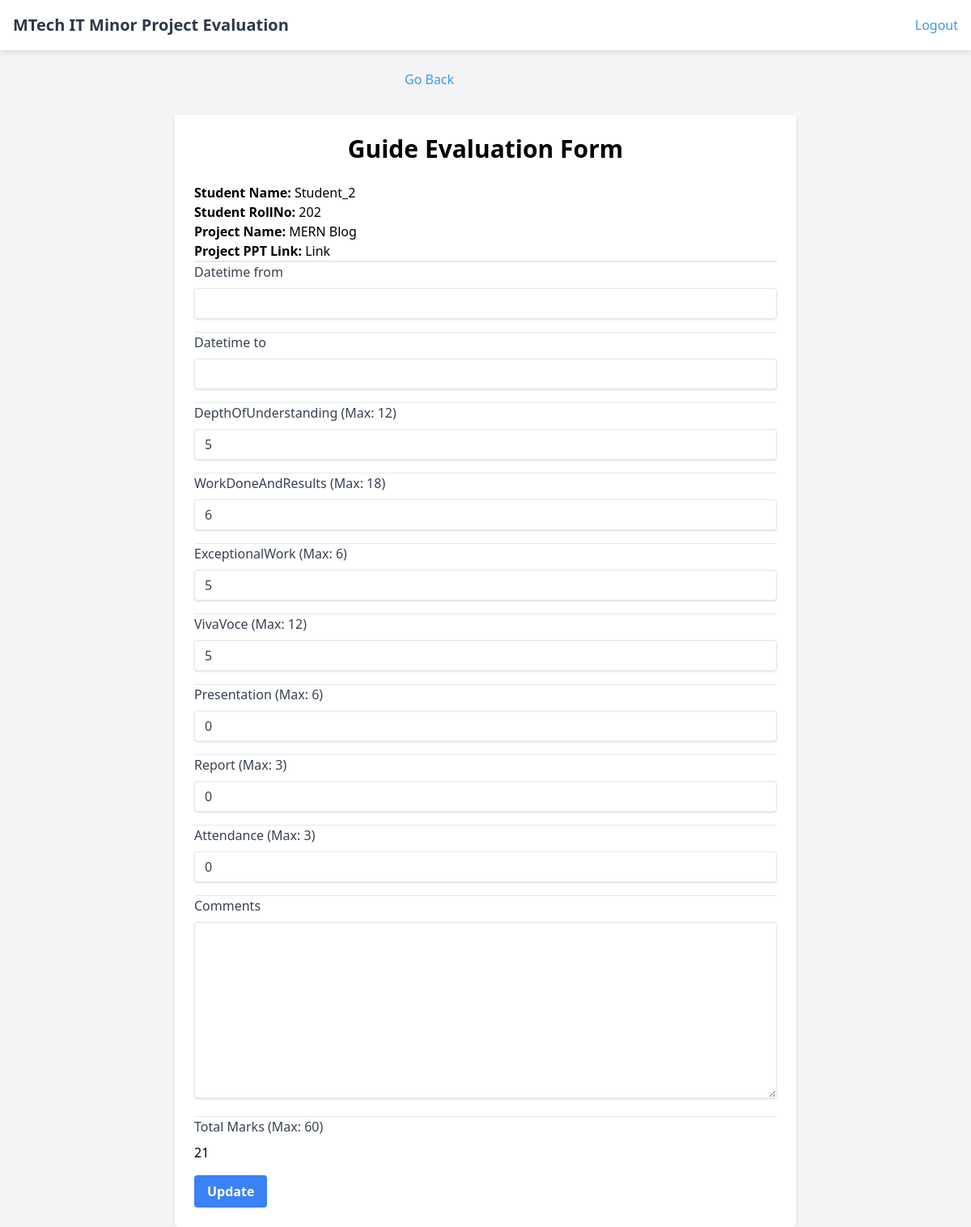
The page /evaluate/97616c01-ee50-497a-8425-62809f705235/ (signed in) on the database its author committed.
### mtechMinorEval/models.py (models this page shows, shortened)
class Project(models.Model):
    id = models.UUIDField(default=uuid.uuid4,unique=True,primary_key=True,editable=False)
    title=models.CharField(max_length=255)
    desc=models.TextField(null=True,blank=True)
    src_link=models.CharField(max_length=2000,null=True,blank=True)
    student = models.ForeignKey(Student, on_delete=models.CASCADE, related_name='projects')
    submitted_at = models.DateTimeField(auto_now_add=True)
    examiner = models.ForeignKey(Faculty, on_delete=models.SET_NULL, null=True, related_name='examiner_projects')
    guide = models.ForeignKey(Faculty, on_delete=models.SET_NULL, null=True, related_name='guide_projects')
    deadline=models.DateTimeField(null=True,blank=True)

class GuideEvaluation(models.Model):
    project = models.OneToOneField(Project, on_delete=models.CASCADE, related_name='guide_evaluation')
    guide = models.ForeignKey(Faculty, on_delete=models.CASCADE)
    datetime_from=models.DateTimeField(null=True,blank=True)
    datetime_to=models.DateTimeField(null=True,blank=True)
    depthOfUnderstanding = models.PositiveIntegerField(default=0, validators=[MinValueValidator(0), MaxValueValidator(12)])
    workDoneAndResults = models.PositiveIntegerField(default=0, validators=[MinValueValidator(0), MaxValueValidator(18)])
    exceptionalWork = models.PositiveIntegerField(default=0, validators=[MinValueValidator(0), MaxValueValidator(6)])
    vivaVoce = models.PositiveIntegerField(default=0, validators=[MinValueValidator(0), MaxValueValidator(12)])
    presentation = models.PositiveIntegerField(default=0, validators=[MinValueValidator(0), MaxValueValidator(6)])
    report = models.PositiveIntegerField(default=0, validators=[MinValueValidator(0), MaxValueValidator(3)])
    attendance = models.PositiveIntegerField(default=0, validators=[MinValueValidator(0), MaxValueValidator(3)])
    comments = models.TextField(blank=True, null=True)

### users/models.py (models this page shows)
class Student(models.Model):
    profile = models.OneToOneField(Profile, on_delete=models.CASCADE, limit_choices_to={'role': 'student'})
    name=models.CharField(max_length=255,null=True,blank=True)
    email=models.EmailField(max_length=200,unique=True,null=True,blank=True)
    rollno=models.CharField(max_length=200,null=True,blank=True)
    def __str__(self):
        return f"{self.name}"

### mtechMinorEval/views.py (the view)
# urls.py: path('evaluate/<str:pk>/',views.evaluate,name='evaluate'),
@login_required(login_url='login')
def evaluate(request, pk):
    project = Project.objects.get(id=pk)
    user = request.user
    userEmail = user.email
    userProfile = get_object_or_404(Profile, email=userEmail)
    faculty = get_object_or_404(Faculty, profile=userProfile)
    if project.guide == faculty:
        FormClass = GuideEvaluationForm
        role = 'Guide'
        initial_data = {'project': project, 'guide': faculty}
        evaluation_instance = GuideEvaluation.objects.filter(project=project, guide=faculty).first()
    elif project.examiner == faculty:
        FormClass = ExaminerEvaluationForm
        role = 'Examiner'
        initial_data = {'project': project, 'examiner': faculty}
        evaluation_instance = ExaminerEvaluation.objects.filter(project=project, examiner=faculty).first()
    else:
        return HttpResponse("You are not authorized to access this resource")
    if request.method == 'POST':
        if evaluation_instance:
            form = FormClass(request.POST, instance=evaluation_instance, initial=initial_data)
        else:
            form = FormClass(request.POST, initial=initial_data)
        if form.is_valid():
            form.save()
            return redirect('projectsList')
        else:
            print("Form is invalid")
    else:
        if evaluation_instance:
            form = FormClass(instance=evaluation_instance, initial=initial_data)
        else:
            form = FormClass(initial=initial_data)
    total_marks = 0
    if evaluation_instance:
        total_marks = (
            getattr(evaluation_instance, 'depthOfUnderstanding', 0) +
            getattr(evaluation_instance, 'workDoneAndResults', 0) +
            getattr(evaluation_instance, 'exceptionalWork', 0) +
            getattr(evaluation_instance, 'vivaVoce', 0) +
            getattr(evaluation_instance, 'presentation', 0) +
            getattr(evaluation_instance, 'report', 0) +
            getattr(evaluation_instance, 'attendance', 0)
        )
    context = {'form': form, 'role': role,'total_marks':total_marks,'project':project}
    return render(request, 'mtechMinorEval/projectEvaluation.html', context=context)

### mtechMinorEval/templates/mtechMinorEval/projectEvaluation.html (shortened to what this page needs)
{% load static %}
<!DOCTYPE html>
<html lang="en">
<head>
    <link rel="stylesheet" href="../../static/css/style.min.css">
    <script src="https://cdn.tailwindcss.com"></script>
</head>
<body class="flex flex-col min-h-screen bg-gray-100">
    {% include 'mtechMinorEval/navbar.html' %}
    <a href="{% url 'projectsList' %}" style="color: #4299e1; text-decoration: none; padding-left: 500px;">Go Back</a>
    <div class="flex-grow flex items-center justify-center mt-8">
        <form method="POST" action="" class="bg-white p-6 rounded shadow-md w-full max-w-3xl">
            <h1 class="text-3xl font-bold mb-6 text-center">{{ role }} Evaluation Form</h1>
            <span>
                <b>Student Name:</b> {{project.student}}
                <br>
                <b>Student RollNo:</b> {{project.student.rollno}}
                <br>
                <b>Project Name:</b> {{project.title}}
                <br>
                <b>Project PPT Link:</b> <a href="{{ project.src_link }}" target="_blank">Link</a>
                <br>
            </span>
            <hr>
            <hr>
            {% for field in form %}
                {% if field.name == 'project' or field.name == 'guide' or field.name == 'examiner' %}
                    {{ field.as_hidden }}
                {% else %}
                    <div class="mb-4">
                        <label for="{{ field.id_for_label }}" class="block text-gray-700 font-medium mb-2">
                            {{ field.label }}
                            {% if field.field.widget.attrs.max %}
                                (Max: {{ field.field.widget.attrs.max }})
                            {% endif %}
                        </label>
                        {{ field }}
                    </div>
                {% endif %}
                <hr>
            {% endfor %}
            <div class="total-marks mb-4">
                <label class="block text-gray-700 font-medium mb-2">Total Marks
                    <span>
                        {% if role == 'Guide'%}
                <span>(Max: 60)</span>
                {% endif %}
                    </span>
                </label>
                <span>{{ total_marks }}</span>
            </div>
            <div class="flex items-center justify-between">
                <input type="submit"
                       value="{% if form.instance.pk %}Update{% else %}Submit{% endif %}"
                       class="bg-blue-500 hover:bg-blue-700 text-white font-bold py-2 px-4 rounded focus:outline-none focus:shadow-outline"
                       onclick="return confirmSubmission();">
            </div>
        </form>
    </div>
</body>
</html>

### rows shown on the page
Project: student "Student_2", student.rollno "202", title "MERN Blog"
GuideEvaluation: form "5" "6" "5" "5" "0" "0" "0", id "Update"

### other values the page prints
{{ role }} "Guide"
{{ field.label }} "Datetime from" "Datetime to" "DepthOfUnderstanding" "WorkDoneAndResults" "ExceptionalWork" "VivaVoce" "Presentation" "Report" "Attendance" "Comments"
{{ field.field.widget.attrs.max }} "12" "18" "6" "12" "6" "3" "3"
{{ total_marks }} "21"
